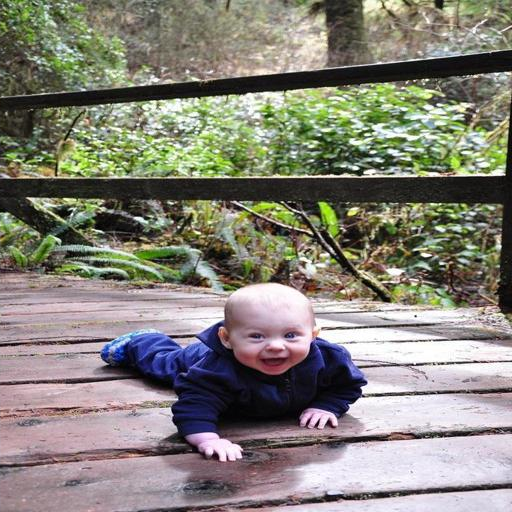
#> input picture experiments/rain_images/heavy/0.jpg_derain.png, 512 x 512 px; the run also reads 1 picture not shown here
$ python visualize_rain_diff_in_fft.py
#> lines starting #> are read from the running program, lines starting #| are printed output that depends on the picture
import matplotlib.pyplot as plt
import matplotlib.image as mpimg
import cv2
import numpy as np
from numpy.fft import fft2, fftshift

def generate_fft(img_path):

#> called with img_path = 'rain_images/heavy/0.jpg_derain.png'
    img = cv2.imread(img_path)
#> img is the input picture: shape (512, 512, 3); mean B, G, R 120.5, 130.4, 133.3

    if img is None:  # If the image is not read successfully
        print(f"Error: Could not read image at {img_path}")
        raise

    b, g, r = cv2.split(img)
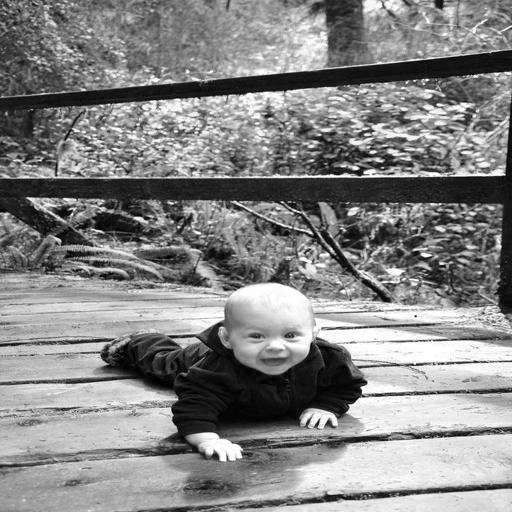
#> r: shape (512, 512); min 0, max 255, mean 133.3
    fft_r = np.fft.fft2(r)
    fft_g = np.fft.fft2(g)
    fft_b = np.fft.fft2(b)
    fft_r_shifted = np.fft.fftshift(fft_r)
    fft_g_shifted = np.fft.fftshift(fft_g)
    fft_b_shifted = np.fft.fftshift(fft_b)
    mag_r, phase_r = np.abs(fft_r_shifted), np.angle(fft_r_shifted)
    mag_g, phase_g = np.abs(fft_g_shifted), np.angle(fft_g_shifted)
    mag_b, phase_b = np.abs(fft_b_shifted), np.angle(fft_b_shifted)
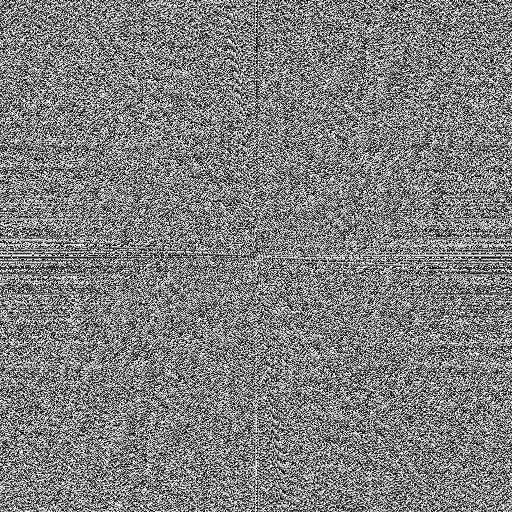
#> phase_b: shape (512, 512) float64; min -3.14, max 3.14, mean 1.2e-05; drawn with min black and max white
    mag_r_spectrum = np.log1p(mag_r)
    mag_g_spectrum = np.log1p(mag_g)
    mag_b_spectrum = np.log1p(mag_b)
    mag_r_spectrum = (mag_r_spectrum / np.max(mag_r_spectrum) * 255).astype(np.uint8)
    mag_g_spectrum = (mag_g_spectrum / np.max(mag_g_spectrum) * 255).astype(np.uint8)
    mag_b_spectrum = (mag_b_spectrum / np.max(mag_b_spectrum) * 255).astype(np.uint8)
    magnitude_spectrum = cv2.merge([mag_b_spectrum, mag_g_spectrum, mag_r_spectrum])
    return magnitude_spectrum

def generate_fft_diff(orig_img_path, rain_img_path):

    orig_fft = generate_fft(orig_img_path)
    rain_fft = generate_fft(rain_img_path)
#> call 2 of generate_fft, with img_path = 'rain_images/heavy/0.jpg_rain.png'
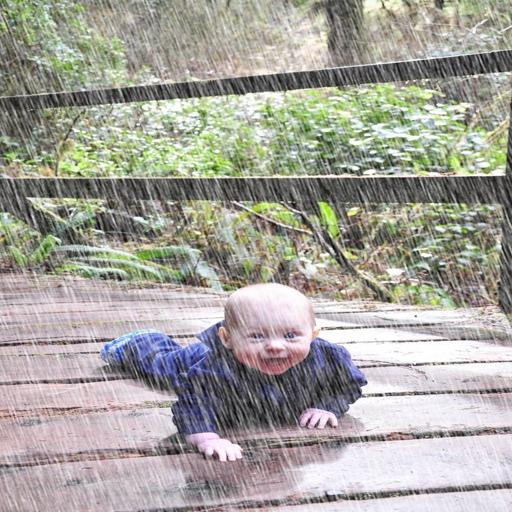
#> input picture experiments/rain_images/heavy/0.jpg_rain.png, 512 x 512 px
#> in generate_fft, img is the input picture: shape (512, 512, 3); mean B, G, R 155.8, 163.1, 165.3
#> in generate_fft (call 2), `mag_b, phase_b = np.abs(fft_b_shifted), np.angle(fft_b_shifted)`:
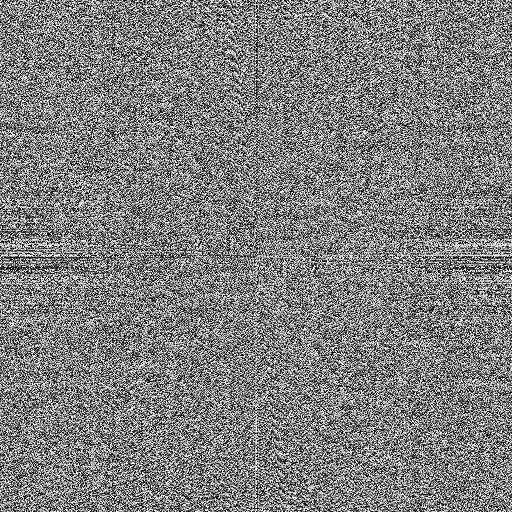
#> phase_b: shape (512, 512) float64; min -3.14, max 3.14, mean 1.2e-05; drawn with min black and max white
#> in generate_fft (call 2), `mag_r_spectrum = np.log1p(mag_r)`:
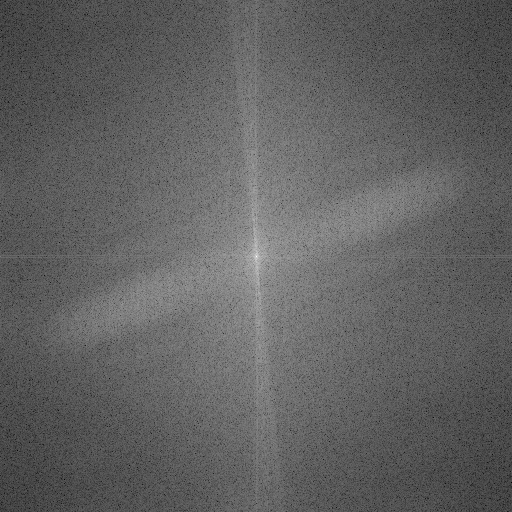
#> mag_r_spectrum: shape (512, 512) float64; min 2.59, max 17.58, mean 8.3; drawn with min black and max white
#> in generate_fft (call 2), `mag_r_spectrum = (mag_r_spectrum / np.max(mag_r_spectrum) * 255).astyp..`:
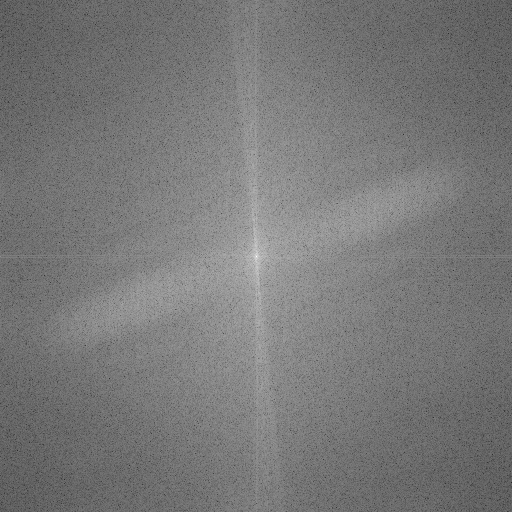
#> mag_r_spectrum: shape (512, 512); min 37, max 255, mean 119.9
    print("orig_fft", orig_fft.shape)
#| orig_fft (512, 512, 3)
    print("rain_fft", rain_fft.shape)
#| rain_fft (512, 512, 3)
    return orig_fft - rain_fft
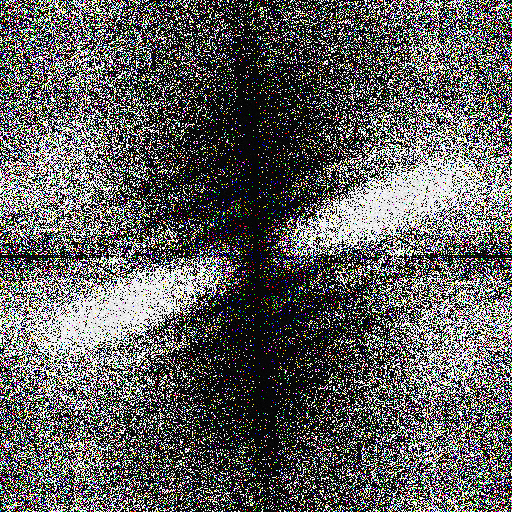
#> returned value: shape (512, 512, 3); mean of channels 0, 1, 2 93.1, 94.7, 95.2; drawn as B, G, R
image = generate_fft_diff("rain_images/heavy/0.jpg_derain.png", "rain_images/heavy/0.jpg_rain.png")
plt.imsave("testtesttest.png", image, cmap="gray")

# Original FFT, light FFT, medium FFT, heavy FFT
fig, axes = plt.subplots(6, 4, figsize=(9, 18))

types = ["light", "medium", "heavy"]
prefixes = [0, 1, 2, 3, 4, 5]

# first display normal image and its fft
orig_fft_images = []
for idx, prefix in enumerate(prefixes):
    fft_img = generate_fft(f"rain_images/light/{prefix}.jpg_derain.png")
#> (the run stopped early here; a loop or call above may not have finished)
